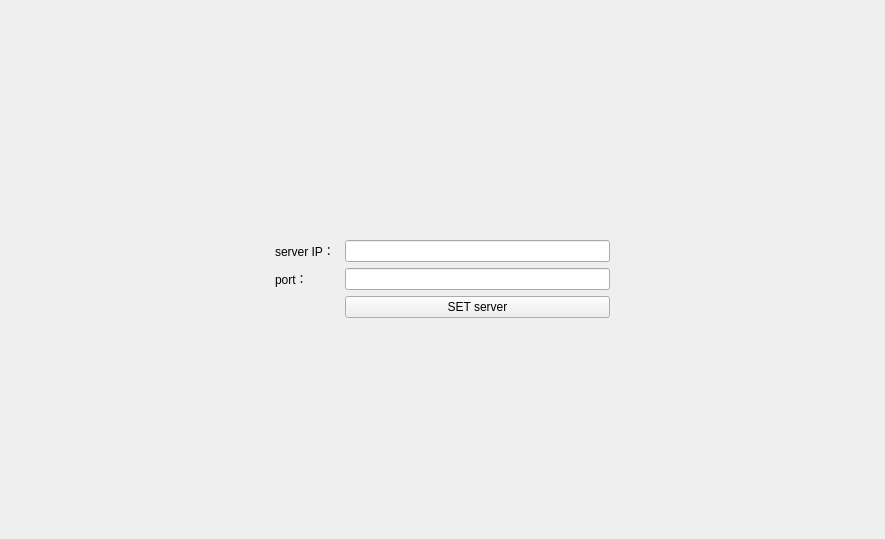
<?xml version="1.0" encoding="UTF-8"?>
<ui version="4.0">
 <class>Login</class>
 <widget class="QWidget" name="Login">
  <property name="geometry">
   <rect>
    <x>0</x>
    <y>0</y>
    <width>885</width>
    <height>539</height>
   </rect>
  </property>
  <property name="windowTitle">
   <string>Form</string>
  </property>
  <layout class="QVBoxLayout" name="verticalLayout">
   <property name="spacing">
    <number>0</number>
   </property>
   <property name="leftMargin">
    <number>0</number>
   </property>
   <property name="topMargin">
    <number>0</number>
   </property>
   <property name="rightMargin">
    <number>0</number>
   </property>
   <property name="bottomMargin">
    <number>0</number>
   </property>
   <item>
    <widget class="TitleWidget" name="titleWg" native="true">
     <layout class="QHBoxLayout" name="horizontalLayout"/>
    </widget>
   </item>
   <item>
    <widget class="QStackedWidget" name="stackedWidget">
     <property name="currentIndex">
      <number>2</number>
     </property>
     <widget class="QWidget" name="reg_page">
      <layout class="QGridLayout" name="gridLayout_3">
       <item row="2" column="2">
        <widget class="QLineEdit" name="lineEdit_4"/>
       </item>
       <item row="3" column="1">
        <widget class="QLabel" name="label_7">
         <property name="text">
          <string>password： </string>
         </property>
        </widget>
       </item>
       <item row="0" column="2">
        <spacer name="verticalSpacer_3">
         <property name="orientation">
          <enum>Qt::Vertical</enum>
         </property>
         <property name="sizeHint" stdset="0">
          <size>
           <width>20</width>
           <height>40</height>
          </size>
         </property>
        </spacer>
       </item>
       <item row="3" column="2">
        <widget class="QLineEdit" name="lineEdit_5"/>
       </item>
       <item row="1" column="1">
        <widget class="QLabel" name="label_5">
         <property name="text">
          <string>user name: </string>
         </property>
        </widget>
       </item>
       <item row="2" column="0">
        <spacer name="horizontalSpacer_4">
         <property name="orientation">
          <enum>Qt::Horizontal</enum>
         </property>
         <property name="sizeHint" stdset="0">
          <size>
           <width>40</width>
           <height>20</height>
          </size>
         </property>
        </spacer>
       </item>
       <item row="2" column="1">
        <widget class="QLabel" name="label_6">
         <property name="text">
          <string>password: </string>
         </property>
        </widget>
       </item>
       <item row="1" column="2">
        <widget class="QLineEdit" name="lineEdit_3"/>
       </item>
       <item row="2" column="3">
        <spacer name="horizontalSpacer_5">
         <property name="orientation">
          <enum>Qt::Horizontal</enum>
         </property>
         <property name="sizeHint" stdset="0">
          <size>
           <width>40</width>
           <height>20</height>
          </size>
         </property>
        </spacer>
       </item>
       <item row="5" column="2">
        <spacer name="verticalSpacer_4">
         <property name="orientation">
          <enum>Qt::Vertical</enum>
         </property>
         <property name="sizeHint" stdset="0">
          <size>
           <width>20</width>
           <height>40</height>
          </size>
         </property>
        </spacer>
       </item>
       <item row="4" column="2">
        <widget class="QPushButton" name="reg_regButton">
         <property name="text">
          <string>REGISTER</string>
         </property>
        </widget>
       </item>
      </layout>
     </widget>
     <widget class="QWidget" name="login_page">
      <layout class="QGridLayout" name="gridLayout_2">
       <item row="3" column="2">
        <widget class="QPushButton" name="log_logButton">
         <property name="text">
          <string>LOGIN IN</string>
         </property>
        </widget>
       </item>
       <item row="2" column="2">
        <widget class="QLineEdit" name="password_log"/>
       </item>
       <item row="0" column="2">
        <spacer name="verticalSpacer">
         <property name="orientation">
          <enum>Qt::Vertical</enum>
         </property>
         <property name="sizeHint" stdset="0">
          <size>
           <width>20</width>
           <height>155</height>
          </size>
         </property>
        </spacer>
       </item>
       <item row="4" column="2">
        <spacer name="verticalSpacer_2">
         <property name="orientation">
          <enum>Qt::Vertical</enum>
         </property>
         <property name="sizeHint" stdset="0">
          <size>
           <width>20</width>
           <height>154</height>
          </size>
         </property>
        </spacer>
       </item>
       <item row="3" column="4">
        <spacer name="horizontalSpacer_3">
         <property name="orientation">
          <enum>Qt::Horizontal</enum>
         </property>
         <property name="sizeHint" stdset="0">
          <size>
           <width>247</width>
           <height>20</height>
          </size>
         </property>
        </spacer>
       </item>
       <item row="1" column="1">
        <widget class="QLabel" name="label_3">
         <property name="text">
          <string>username： </string>
         </property>
        </widget>
       </item>
       <item row="1" column="0">
        <spacer name="horizontalSpacer_2">
         <property name="orientation">
          <enum>Qt::Horizontal</enum>
         </property>
         <property name="sizeHint" stdset="0">
          <size>
           <width>253</width>
           <height>20</height>
          </size>
         </property>
        </spacer>
       </item>
       <item row="3" column="1">
        <widget class="QPushButton" name="log_regButton">
         <property name="text">
          <string>REGISTER</string>
         </property>
        </widget>
       </item>
       <item row="2" column="1">
        <widget class="QLabel" name="label_4">
         <property name="text">
          <string>password： </string>
         </property>
        </widget>
       </item>
       <item row="1" column="2">
        <widget class="QLineEdit" name="name_log"/>
       </item>
      </layout>
     </widget>
     <widget class="QWidget" name="set_page">
      <layout class="QGridLayout" name="gridLayout">
       <item row="1" column="1">
        <widget class="QLabel" name="label_8">
         <property name="text">
          <string>server IP： </string>
         </property>
        </widget>
       </item>
       <item row="2" column="2">
        <widget class="QLineEdit" name="port"/>
       </item>
       <item row="3" column="2">
        <widget class="QPushButton" name="set_setButton">
         <property name="text">
          <string>SET server</string>
         </property>
        </widget>
       </item>
       <item row="0" column="2">
        <spacer name="verticalSpacer_5">
         <property name="orientation">
          <enum>Qt::Vertical</enum>
         </property>
         <property name="sizeHint" stdset="0">
          <size>
           <width>20</width>
           <height>40</height>
          </size>
         </property>
        </spacer>
       </item>
       <item row="1" column="3">
        <spacer name="horizontalSpacer_7">
         <property name="orientation">
          <enum>Qt::Horizontal</enum>
         </property>
         <property name="sizeHint" stdset="0">
          <size>
           <width>40</width>
           <height>20</height>
          </size>
         </property>
        </spacer>
       </item>
       <item row="2" column="1">
        <widget class="QLabel" name="label_9">
         <property name="text">
          <string>port： </string>
         </property>
        </widget>
       </item>
       <item row="1" column="2">
        <widget class="QLineEdit" name="address"/>
       </item>
       <item row="1" column="0">
        <spacer name="horizontalSpacer_6">
         <property name="orientation">
          <enum>Qt::Horizontal</enum>
         </property>
         <property name="sizeHint" stdset="0">
          <size>
           <width>40</width>
           <height>20</height>
          </size>
         </property>
        </spacer>
       </item>
       <item row="4" column="2">
        <spacer name="verticalSpacer_6">
         <property name="orientation">
          <enum>Qt::Vertical</enum>
         </property>
         <property name="sizeHint" stdset="0">
          <size>
           <width>20</width>
           <height>40</height>
          </size>
         </property>
        </spacer>
       </item>
      </layout>
     </widget>
    </widget>
   </item>
  </layout>
 </widget>
 <customwidgets>
  <customwidget>
   <class>TitleWidget</class>
   <extends>QWidget</extends>
   <header location="global">titlewidget.h</header>
   <container>1</container>
  </customwidget>
 </customwidgets>
 <resources/>
 <connections/>
</ui>
